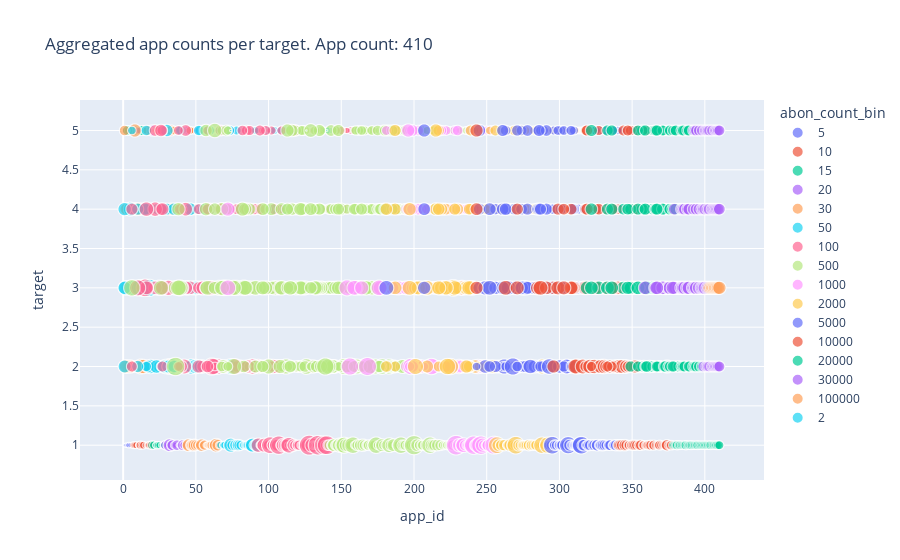

Source (notebook cell):
### Code cell
def plot_filtered():
    abon_by_app = df_train_dpi.groupby("Application")["abon_id"].count()

    df_sorted = (
        df_train_dpi.groupby(["Application", TARGET_KEY])[TARGET_KEY]
        .count()
        .reset_index(name="count")
    )
    df_sorted["apps_percent"] = df_sorted.apply(
        lambda series: series["count"] / abon_by_app[series["Application"]],
        axis=1,
    )

    df_sorted = df_sorted.sort_values(by=[TARGET_KEY, "count"])
    id_map = {}

    def index_app(app):
        if not (app in id_map):
            id_map[app] = len(id_map) + 1

        return id_map[app]

    df_sorted["app_id"] = df_sorted["Application"].apply(index_app)
    df_sorted["abon_count_bin"] = df_sorted["count"].apply(
        # find the bin value
        lambda count: str(next(x for x in bins if count < x))
    )

    return px.scatter(
        df_sorted,
        x="app_id",
        y=TARGET_KEY,
        color="abon_count_bin",
        hover_name="count",
        title=f"Aggregated app counts per target. App count: {df_sorted['Application'].nunique()}",
        size="apps_percent",
        # size_max=50,
    )


plot_filtered()

### Figure 1 — Plotly figure (JSON) as saved in the notebook; plotly's stock layout.template omitted (floating-point values rounded to 4 significant figures; data arrays with more than 128 entries replaced by an {"elided": "..."} marker saying what was removed)
{"data": [{"hovertemplate": "<b>%{hovertext}</b><br><br>abon_count_bin=5<br>app_id=%{x}<br>target=%{y}<br>apps_percent=%{marker.size}<extra></extra>", "hovertext": [2, 3, 3, 4, 4, 2, 2, 2, 2, 2, 3, 4, 4], "legendgroup": "5", "marker": {"color": "#636efa", "size": [0.01653, 0.03226, 0.03704, 0.05128, 0.04255, 0.0198, 0.01575, 0.01379, 0.01835, 0.006601, 0.02362, 0.04301, 0.01166], "sizemode": "area", "sizeref": 0.001575, "symbol": "circle"}, "mode": "markers", "name": "5", "showlegend": true, "type": "scattergl", "x": [1, 2, 3, 4, 5, 54, 101, 89, 107, 36, 128, 64, 158], "xaxis": "x", "y": [1, 1, 1, 1, 1, 5, 5, 5, 5, 5, 5, 5, 5], "yaxis": "y"}, {"hovertemplate": "<b>%{hovertext}</b><br><br>abon_count_bin=10<br>app_id=%{x}<br>target=%{y}<br>apps_percent=%{marker.size}<extra></extra>", "hovertext": [6, 6, 6, 6, 7, 7, 7, 7, 8, 8, 9, 9, 9, 9, 6, 6, 7, 8, 9, 9, 9, 5, 5, 5, 6, 6, 6, 6, 6, 7, 7, 7, 7, 7, 8, 8, 8, 8, 8, 8, 9, 9, 9, 9, 9], "legendgroup": "10", "marker": {"color": "#EF553B", "size": [0.01749, 0.075, 0.08, 0.07895, 0.035, 0.07447, 0.1148, 0.09211, 0.1013, 0.05063, 0.03358, 0.06475, 0.09278, 0.09783, 0.09836, 0.09836, 0.06422, 0.08602, 0.1047, 0.08108, 0.07087, 0.01543, 0.01229, 0.03546, 0.07317, 0.06383, 0.04878, 0.07595, 0.04082, 0.06931, 0.0875, 0.06796, 0.07609, 0.03518, 0.04706, 0.02963, 0.09302, 0.08602, 0.08247, 0.03463, 0.09, 0.09677, 0.008654, 0.05696, 0.04327], "sizemode": "area", "sizeref": 0.001575, "symbol": "circle"}, "mode": "markers", "name": "10", "showlegend": true, "type": "scattergl", "x": [6, 7, 8, 9, 10, 11, 12, 13, 14, 15, 16, 17, 18, 19, 32, 12, 107, 64, 34, 74, 128, 152, 174, 65, 45, 5, 50, 14, 134, 48, 7, 47, 19, 61, 92, 112, 34, 41, 18, 62, 49, 2, 168, 15, 110], "xaxis": "x", "y": [1, 1, 1, 1, 1, 1, 1, 1, 1, 1, 1, 1, 1, 1, 4, 4, 4, 4, 4, 4, 4, 5, 5, 5, 5, 5, 5, 5, 5, 5, 5, 5, 5, 5, 5, 5, 5, 5, 5, 5, 5, 5, 5, 5, 5], "yaxis": "y"}, {"hovertemplate": "<b>%{hovertext}</b><br><br>abon_count_bin=15<br>app_id=%{x}<br>target=%{y}<br>apps_percent=%{marker.size}<extra></extra>", "hovertext": [11, 11, 11, 11, 11, 11, 12, 13, 13, 10, 13, 14, 10, 14, 10, 11, 12, 12, 12, 13, 14, 14, 10, 10, 10, 10, 10, 11, 11, 12, 12, 12, 12, 12, 12, 12, 13, 13, 13, 13, 13, 14, 14, 14], "legendgroup": "15", "marker": {"color": "#00cc96", "size": [0.1264, 0.11, 0.04741, 0.08333, 0.08594, 0.08209, 0.03987, 0.04437, 0.07692, 0.1333, 0.1711, 0.1239, 0.07874, 0.2295, 0.03086, 0.07586, 0.06818, 0.1188, 0.03499, 0.1646, 0.1386, 0.1102, 0.1282, 0.06536, 0.1053, 0.05128, 0.1064, 0.1447, 0.03143, 0.1081, 0.07143, 0.07101, 0.06704, 0.08955, 0.0198, 0.1579, 0.13, 0.1605, 0.02731, 0.02012, 0.05118, 0.06699, 0.0303, 0.01651], "sizemode": "area", "sizeref": 0.001575, "symbol": "circle"}, "mode": "markers", "name": "15", "showlegend": true, "type": "scattergl", "x": [20, 21, 22, 23, 24, 25, 26, 27, 28, 8, 9, 33, 128, 32, 152, 89, 140, 54, 158, 14, 48, 101, 4, 93, 37, 77, 11, 9, 151, 29, 138, 97, 88, 25, 200, 13, 21, 3, 155, 191, 130, 80, 76, 229], "xaxis": "x", "y": [1, 1, 1, 1, 1, 1, 1, 1, 1, 2, 2, 2, 3, 3, 4, 4, 4, 4, 4, 4, 4, 4, 5, 5, 5, 5, 5, 5, 5, 5, 5, 5, 5, 5, 5, 5, 5, 5, 5, 5, 5, 5, 5, 5], "yaxis": "y"}, {"hovertemplate": "<b>%{hovertext}</b><br><br>abon_count_bin=20<br>app_id=%{x}<br>target=%{y}<br>apps_percent=%{marker.size}<extra></extra>", "hovertext": [15, 15, 15, 16, 16, 16, 16, 16, 17, 17, 17, 17, 18, 19, 19, 15, 16, 17, 17, 17, 18, 18, 19, 19, 16, 16, 17, 17, 18, 19, 15, 15, 15, 15, 15, 15, 15, 16, 16, 16, 17, 17, 18, 18, 19, 19, 19, 19, 15, 15, 15, 15, 15, 15, 16, 16, 16, 17, 18, 18, 19, 19, 19], "legendgroup": "20", "marker": {"color": "#ab63fa", "size": [0.1351, 0.09677, 0.09434, 0.2623, 0.1416, 0.186, 0.08556, 0.05281, 0.1789, 0.03307, 0.05312, 0.05574, 0.1935, 0.1166, 0.06762, 0.1724, 0.1468, 0.2073, 0.2125, 0.1809, 0.1895, 0.2368, 0.1959, 0.1293, 0.09091, 0.126, 0.17, 0.1156, 0.1748, 0.2209, 0.1829, 0.09804, 0.122, 0.1546, 0.2, 0.102, 0.1064, 0.172, 0.08939, 0.0804, 0.1006, 0.1308, 0.2069, 0.2368, 0.2436, 0.09744, 0.1145, 0.1845, 0.05597, 0.09202, 0.09434, 0.06438, 0.09036, 0.08621, 0.08, 0.09816, 0.05797, 0.1308, 0.2069, 0.08824, 0.0209, 0.1124, 0.0311], "sizemode": "area", "sizeref": 0.001575, "symbol": "circle"}, "mode": "markers", "name": "20", "showlegend": true, "type": "scattergl", "x": [29, 30, 31, 32, 33, 34, 35, 36, 37, 38, 39, 40, 41, 42, 43, 20, 107, 45, 7, 11, 37, 13, 18, 134, 140, 101, 49, 134, 47, 34, 45, 93, 50, 18, 8, 134, 65, 41, 88, 61, 97, 44, 20, 13, 4, 77, 114, 47, 103, 42, 31, 105, 114, 79, 10, 51, 106, 44, 20, 75, 211, 28, 183], "xaxis": "x", "y": [1, 1, 1, 1, 1, 1, 1, 1, 1, 1, 1, 1, 1, 1, 1, 2, 2, 2, 2, 2, 2, 2, 2, 2, 3, 3, 3, 3, 3, 3, 4, 4, 4, 4, 4, 4, 4, 4, 4, 4, 4, 4, 4, 4, 4, 4, 4, 4, 5, 5, 5, 5, 5, 5, 5, 5, 5, 5, 5, 5, 5, 5, 5], "yaxis": "y"}, {"hovertemplate": "<b>%{hovertext}</b><br><br>abon_count_bin=30<br>app_id=%{x}<br>target=%{y}<br>apps_percent=%{marker.size}<extra></extra>", "hovertext": [20, 21, 21, 21, 22, 23, 23, 23, 24, 24, 25, 26, 26, 26, 26, 27, 27, 27, 27, 28, 28, 28, 29, 20, 21, 21, 22, 22, 23, 25, 25, 25, 25, 25, 26, 26, 26, 26, 28, 21, 21, 22, 22, 23, 23, 23, 23, 24, 25, 25, 25, 25, 26, 26, 26, 27, 28, 28, 29, 20, 20, 20, 20, 20, 21, 21, 21, 21, 21, 21, 23, 23, 23, 24, 25, 25, 25, 26, 27, 28, 28, 28, 20, 20, 20, 21, 21, 21, 21, 21, 22, 22, 22, 22, 25, 25, 25, 26, 28, 28, 29, 29, 29], "legendgroup": "30", "marker": {"color": "#FFA15A", "size": [0.1538, 0.2561, 0.1173, 0.2039, 0.2178, 0.23, 0.187, 0.1411, 0.08889, 0.1224, 0.2475, 0.107, 0.1667, 0.05702, 0.06633, 0.108, 0.1179, 0.1357, 0.1169, 0.03487, 0.3011, 0.1986, 0.08683, 0.119, 0.2593, 0.3443, 0.2821, 0.22, 0.1484, 0.4098, 0.2688, 0.1582, 0.1953, 0.1969, 0.2766, 0.2574, 0.1121, 0.3291, 0.3011, 0.125, 0.2763, 0.1982, 0.1325, 0.2805, 0.2949, 0.3067, 0.2473, 0.2963, 0.2252, 0.2874, 0.2294, 0.3289, 0.2796, 0.3291, 0.2826, 0.4426, 0.183, 0.2979, 0.3053, 0.119, 0.2469, 0.25, 0.2174, 0.06601, 0.21, 0.2258, 0.2211, 0.21, 0.1591, 0.2763, 0.2072, 0.09055, 0.08712, 0.1472, 0.1471, 0.1603, 0.266, 0.1635, 0.1298, 0.2478, 0.1212, 0.209, 0.1117, 0.02625, 0.01489, 0.06462, 0.1858, 0.1591, 0.28, 0.1641, 0.1583, 0.08029, 0.1818, 0.1176, 0.07331, 0.08681, 0.07163, 0.07715, 0.06651, 0.03841, 0.08788, 0.05188, 0.09932], "sizemode": "area", "sizeref": 0.001575, "symbol": "circle"}, "mode": "markers", "name": "30", "showlegend": true, "type": "scattergl", "x": [44, 45, 46, 47, 48, 49, 50, 51, 52, 53, 54, 55, 56, 57, 58, 59, 60, 61, 62, 63, 64, 65, 66, 138, 3, 12, 4, 21, 30, 32, 41, 15, 24, 128, 5, 48, 22, 14, 2, 138, 13, 74, 114, 45, 4, 8, 64, 3, 29, 20, 107, 9, 41, 14, 19, 12, 93, 5, 37, 138, 3, 7, 19, 36, 49, 2, 37, 21, 23, 9, 29, 130, 126, 42, 92, 56, 11, 31, 110, 33, 62, 25, 46, 178, 241, 100, 33, 23, 8, 24, 17, 127, 1, 35, 137, 70, 149, 95, 145, 163, 69, 153, 86], "xaxis": "x", "y": [1, 1, 1, 1, 1, 1, 1, 1, 1, 1, 1, 1, 1, 1, 1, 1, 1, 1, 1, 1, 1, 1, 1, 2, 2, 2, 2, 2, 2, 2, 2, 2, 2, 2, 2, 2, 2, 2, 2, 3, 3, 3, 3, 3, 3, 3, 3, 3, 3, 3, 3, 3, 3, 3, 3, 3, 3, 3, 3, 4, 4, 4, 4, 4, 4, 4, 4, 4, 4, 4, 4, 4, 4, 4, 4, 4, 4, 4, 4, 4, 4, 4, 5, 5, 5, 5, 5, 5, 5, 5, 5, 5, 5, 5, 5, 5, 5, 5, 5, 5, 5, 5, 5], "yaxis": "y"}, {"hovertemplate": "<b>%{hovertext}</b><br><br>abon_count_bin=50<br>app_id=%{x}<br>target=%{y}<br>apps_percent=%{marker.size}<extra></extra>", "hovertext": {"elided": "156 int values"}, "legendgroup": "50", "marker": {"color": "#19d3f3", "size": {"elided": "156 float values"}, "sizemode": "area", "sizeref": 0.001575, "symbol": "circle"}, "mode": "markers", "name": "50", "showlegend": true, "type": "scattergl", "x": {"elided": "156 int values"}, "xaxis": "x", "y": {"elided": "156 int values"}, "yaxis": "y"}, {"hovertemplate": "<b>%{hovertext}</b><br><br>abon_count_bin=100<br>app_id=%{x}<br>target=%{y}<br>apps_percent=%{marker.size}<extra></extra>", "hovertext": {"elided": "220 int values"}, "legendgroup": "100", "marker": {"color": "#FF6692", "size": {"elided": "220 float values"}, "sizemode": "area", "sizeref": 0.001575, "symbol": "circle"}, "mode": "markers", "name": "100", "showlegend": true, "type": "scattergl", "x": {"elided": "220 int values"}, "xaxis": "x", "y": {"elided": "220 int values"}, "yaxis": "y"}, {"hovertemplate": "<b>%{hovertext}</b><br><br>abon_count_bin=500<br>app_id=%{x}<br>target=%{y}<br>apps_percent=%{marker.size}<extra></extra>", "hovertext": {"elided": "448 int values"}, "legendgroup": "500", "marker": {"color": "#B6E880", "size": {"elided": "448 float values"}, "sizemode": "area", "sizeref": 0.001575, "symbol": "circle"}, "mode": "markers", "name": "500", "showlegend": true, "type": "scattergl", "x": {"elided": "448 int values"}, "xaxis": "x", "y": {"elided": "448 int values"}, "yaxis": "y"}, {"hovertemplate": "<b>%{hovertext}</b><br><br>abon_count_bin=1000<br>app_id=%{x}<br>target=%{y}<br>apps_percent=%{marker.size}<extra></extra>", "hovertext": {"elided": "148 int values"}, "legendgroup": "1000", "marker": {"color": "#FF97FF", "size": {"elided": "148 float values"}, "sizemode": "area", "sizeref": 0.001575, "symbol": "circle"}, "mode": "markers", "name": "1000", "showlegend": true, "type": "scattergl", "x": {"elided": "148 int values"}, "xaxis": "x", "y": {"elided": "148 int values"}, "yaxis": "y"}, {"hovertemplate": "<b>%{hovertext}</b><br><br>abon_count_bin=2000<br>app_id=%{x}<br>target=%{y}<br>apps_percent=%{marker.size}<extra></extra>", "hovertext": {"elided": "161 int values"}, "legendgroup": "2000", "marker": {"color": "#FECB52", "size": {"elided": "161 float values"}, "sizemode": "area", "sizeref": 0.001575, "symbol": "circle"}, "mode": "markers", "name": "2000", "showlegend": true, "type": "scattergl", "x": {"elided": "161 int values"}, "xaxis": "x", "y": {"elided": "161 int values"}, "yaxis": "y"}, {"hovertemplate": "<b>%{hovertext}</b><br><br>abon_count_bin=5000<br>app_id=%{x}<br>target=%{y}<br>apps_percent=%{marker.size}<extra></extra>", "hovertext": {"elided": "227 int values"}, "legendgroup": "5000", "marker": {"color": "#636efa", "size": {"elided": "227 float values"}, "sizemode": "area", "sizeref": 0.001575, "symbol": "circle"}, "mode": "markers", "name": "5000", "showlegend": true, "type": "scattergl", "x": {"elided": "227 int values"}, "xaxis": "x", "y": {"elided": "227 int values"}, "yaxis": "y"}, {"hovertemplate": "<b>%{hovertext}</b><br><br>abon_count_bin=10000<br>app_id=%{x}<br>target=%{y}<br>apps_percent=%{marker.size}<extra></extra>", "hovertext": {"elided": "158 int values"}, "legendgroup": "10000", "marker": {"color": "#EF553B", "size": {"elided": "158 float values"}, "sizemode": "area", "sizeref": 0.001575, "symbol": "circle"}, "mode": "markers", "name": "10000", "showlegend": true, "type": "scattergl", "x": {"elided": "158 int values"}, "xaxis": "x", "y": {"elided": "158 int values"}, "yaxis": "y"}, {"hovertemplate": "<b>%{hovertext}</b><br><br>abon_count_bin=20000<br>app_id=%{x}<br>target=%{y}<br>apps_percent=%{marker.size}<extra></extra>", "hovertext": {"elided": "162 int values"}, "legendgroup": "20000", "marker": {"color": "#00cc96", "size": {"elided": "162 float values"}, "sizemode": "area", "sizeref": 0.001575, "symbol": "circle"}, "mode": "markers", "name": "20000", "showlegend": true, "type": "scattergl", "x": {"elided": "162 int values"}, "xaxis": "x", "y": {"elided": "162 int values"}, "yaxis": "y"}, {"hovertemplate": "<b>%{hovertext}</b><br><br>abon_count_bin=30000<br>app_id=%{x}<br>target=%{y}<br>apps_percent=%{marker.size}<extra></extra>", "hovertext": [20131, 20169, 20171, 20284, 20798, 20829, 20940, 21020, 21091, 21405, 22300, 22382, 20152, 20374, 20536, 20604, 20975, 21813, 22418, 22498, 22691, 23306, 23491, 23896, 25559, 25607, 25660, 25860, 26048, 26092, 26734, 26979, 27144, 27320, 27393, 27735, 28229, 28255, 28383, 28509, 28663, 29048, 29249, 29290, 29329, 29500, 20031, 21080, 21144, 21661, 21692, 21693, 22116, 22556, 22607, 22717, 22749, 22910, 23298, 23332, 23429, 23474, 23685, 24141, 24303, 24565, 24631, 24901, 25130, 26097, 26185, 20000, 20072, 20074, 20246, 20338, 20679, 20687, 20726, 20741, 21059, 21190, 21619, 21899, 21926, 22195, 22435, 23277, 23356], "legendgroup": "30000", "marker": {"color": "#ab63fa", "size": [0.1889, 0.1898, 0.1892, 0.1885, 0.1891, 0.1885, 0.1876, 0.1876, 0.1866, 0.1872, 0.1874, 0.1874, 0.2941, 0.2854, 0.2897, 0.2945, 0.2828, 0.2777, 0.2895, 0.286, 0.2782, 0.2859, 0.295, 0.2773, 0.2774, 0.2804, 0.2819, 0.2838, 0.2809, 0.2853, 0.2785, 0.2771, 0.2771, 0.2778, 0.2783, 0.2764, 0.2756, 0.2753, 0.2747, 0.2762, 0.2756, 0.2748, 0.2753, 0.2747, 0.2752, 0.2741, 0.2198, 0.2165, 0.2203, 0.2212, 0.2206, 0.2204, 0.2204, 0.2198, 0.2207, 0.2201, 0.2201, 0.2203, 0.2204, 0.2196, 0.2198, 0.2203, 0.2201, 0.2195, 0.22, 0.2201, 0.2199, 0.2203, 0.2197, 0.2194, 0.2192, 0.1938, 0.196, 0.1956, 0.1959, 0.1955, 0.1946, 0.1957, 0.1945, 0.1945, 0.1957, 0.1927, 0.1957, 0.1955, 0.1965, 0.1964, 0.1962, 0.1956, 0.1955], "sizemode": "area", "sizeref": 0.001575, "symbol": "circle"}, "mode": "markers", "name": "30000", "showlegend": true, "type": "scattergl", "x": [400, 399, 401, 402, 404, 403, 405, 406, 407, 408, 409, 410, 373, 372, 359, 368, 366, 381, 371, 375, 387, 376, 367, 383, 391, 380, 382, 379, 390, 378, 384, 395, 385, 386, 388, 389, 392, 393, 394, 397, 396, 398, 399, 401, 400, 402, 379, 395, 384, 385, 386, 388, 389, 393, 392, 397, 394, 396, 398, 399, 401, 400, 402, 404, 403, 405, 406, 407, 408, 409, 410, 397, 392, 393, 394, 396, 399, 398, 400, 401, 402, 404, 403, 406, 405, 407, 408, 409, 410], "xaxis": "x", "y": [2, 2, 2, 2, 2, 2, 2, 2, 2, 2, 2, 2, 3, 3, 3, 3, 3, 3, 3, 3, 3, 3, 3, 3, 3, 3, 3, 3, 3, 3, 3, 3, 3, 3, 3, 3, 3, 3, 3, 3, 3, 3, 3, 3, 3, 3, 4, 4, 4, 4, 4, 4, 4, 4, 4, 4, 4, 4, 4, 4, 4, 4, 4, 4, 4, 4, 4, 4, 4, 4, 4, 5, 5, 5, 5, 5, 5, 5, 5, 5, 5, 5, 5, 5, 5, 5, 5, 5, 5], "yaxis": "y"}, {"hovertemplate": "<b>%{hovertext}</b><br><br>abon_count_bin=100000<br>app_id=%{x}<br>target=%{y}<br>apps_percent=%{marker.size}<extra></extra>", "hovertext": [30195, 30306, 30599, 30766, 31060, 31306, 32533, 32657], "legendgroup": "100000", "marker": {"color": "#FFA15A", "size": [0.2733, 0.2756, 0.2742, 0.2746, 0.2748, 0.2737, 0.2734, 0.2734], "sizemode": "area", "sizeref": 0.001575, "symbol": "circle"}, "mode": "markers", "name": "100000", "showlegend": true, "type": "scattergl", "x": [403, 404, 405, 406, 407, 408, 409, 410], "xaxis": "x", "y": [3, 3, 3, 3, 3, 3, 3, 3], "yaxis": "y"}, {"hovertemplate": "<b>%{hovertext}</b><br><br>abon_count_bin=2<br>app_id=%{x}<br>target=%{y}<br>apps_percent=%{marker.size}<extra></extra>", "hovertext": [1, 1, 1], "legendgroup": "2", "marker": {"color": "#19d3f3", "size": [0.005682, 0.009009, 0.003788], "sizemode": "area", "sizeref": 0.001575, "symbol": "circle"}, "mode": "markers", "name": "2", "showlegend": true, "type": "scattergl", "x": [140, 74, 126], "xaxis": "x", "y": [5, 5, 5], "yaxis": "y"}], "layout": {"legend": {"itemsizing": "constant", "title": {"text": "abon_count_bin"}, "tracegroupgap": 0}, "title": {"text": "Aggregated app counts per target. App count: 410"}, "xaxis": {"anchor": "y", "domain": [0, 1], "title": {"text": "app_id"}}, "yaxis": {"anchor": "x", "domain": [0, 1], "title": {"text": "target"}}}}
